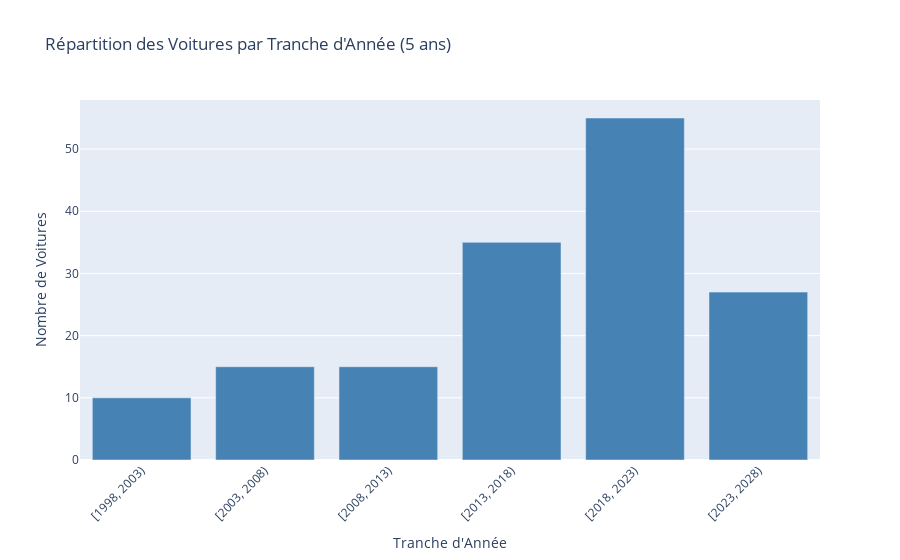

The notebook cell this image was saved under:
### Code cell
# Graphique du nombre de voitures par tranche d'année (5 ans)
import numpy as np

# Créer des tranches d'années de 5 ans
annee_min = int(df['Année'].min())
annee_max = int(df['Année'].max())
bins = range(annee_min, annee_max + 6, 5)

df['Tranche_Année'] = pd.cut(df['Année'], bins=bins, right=False)

# Compter les voitures par tranche
year_counts = df['Tranche_Année'].value_counts().sort_index().reset_index()
year_counts.columns = ['Tranche_Année', 'count']
year_counts['Tranche_Année'] = year_counts['Tranche_Année'].astype(str)

fig_year = px.bar(
    year_counts,
    x='Tranche_Année',
    y='count',
    title='Répartition des Voitures par Tranche d\'Année (5 ans)',
    labels={'Tranche_Année': 'Tranche d\'Année', 'count': 'Nombre de Voitures'}
)
fig_year.update_traces(marker_color='steelblue')
fig_year.update_layout(showlegend=False, xaxis_tickangle=-45)
fig_year.show()

### Figure 1 — Plotly figure (JSON) as saved in the notebook; plotly's stock layout.template omitted (floating-point values rounded to 4 significant figures)
{"data": [{"hovertemplate": "Tranche d'Année=%{x}<br>Nombre de Voitures=%{y}<extra></extra>", "legendgroup": "", "marker": {"color": "steelblue", "pattern": {"shape": ""}}, "name": "", "orientation": "v", "showlegend": false, "textposition": "auto", "type": "bar", "x": ["[1998, 2003)", "[2003, 2008)", "[2008, 2013)", "[2013, 2018)", "[2018, 2023)", "[2023, 2028)"], "xaxis": "x", "y": [10, 15, 15, 35, 55, 27], "yaxis": "y"}], "layout": {"barmode": "relative", "legend": {"tracegroupgap": 0}, "showlegend": false, "title": {"text": "Répartition des Voitures par Tranche d'Année (5 ans)"}, "xaxis": {"anchor": "y", "domain": [0, 1], "tickangle": -45, "title": {"text": "Tranche d'Année"}}, "yaxis": {"anchor": "x", "domain": [0, 1], "title": {"text": "Nombre de Voitures"}}}}
